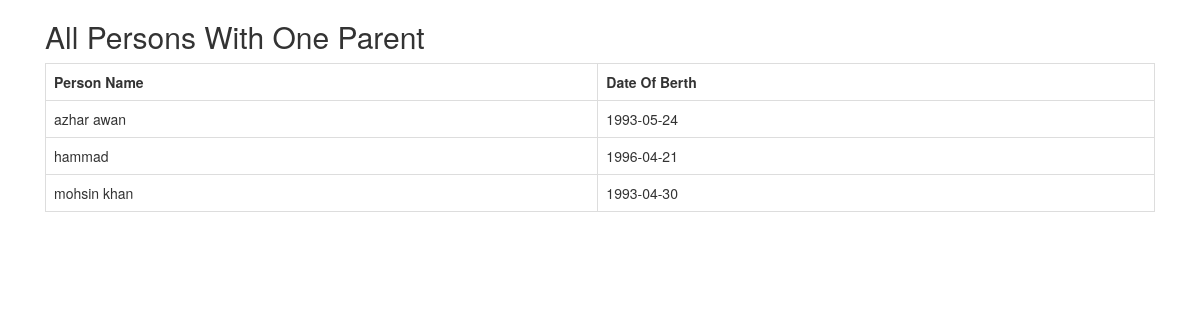
Screenshot of /oneparent.php with the database file from the repository.
### tables this page shows
CREATE TABLE `person` (
  `id` int(11) NOT NULL,
  `name` varchar(100) NOT NULL,
  `birth_date` date NOT NULL
);

### oneparent.php (the view, shortened to what this page needs)
<?php
	include 'connection.php';
	$query = "SELECT * FROM parent  GROUP BY parent_id HAVING COUNT(*) =1";
	$result = mysqli_query($con,$query);
?>
<!DOCTYPE html>
<html>
<head>
	<link rel="stylesheet" type="text/css" href="css/bootstrap/css/bootstrap.min.css">
</head>
<body>
	<div class="container">
		<div class="col-md-12">
			<table class="table table-bordered">
				<h2>All Persons With One Parent</h2>
				<tr>
					<th>Person Name</th>
					<th>Date Of Berth</th>
				</tr>
				<?php
					while($row=mysqli_fetch_array($result,MYSQLI_ASSOC))
					{
						$id= $row['child_id'];
						$personquery= "SELECT * FROM Person
										WHERE id= '$id' ORDER BY birth_date DESC ";
						$personresult = mysqli_query($con,$personquery);
						$personrow=mysqli_fetch_array($personresult,MYSQLI_ASSOC)
				?>
				<tr>
					<td><?php echo $personrow['name']; ?></td>
					<td><?php echo $personrow['birth_date']; ?></td>
				</tr>
				<?php } ?>
			</table>
		</div>
	</div>
</body>
</html>

### rows the page displays
person: name "azhar awan", birth_date "1993-05-24"
person: name "hammad", birth_date "1996-04-21"
person: name "mohsin khan", birth_date "1993-04-30"
